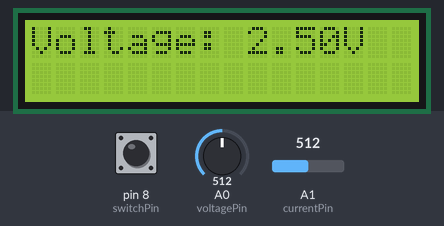
Recording of a sketch running on a simulated Arduino Uno, built with avr-gcc and run on an emulated ATmega328P. Parts: 16×2 character LCD. The inputs (shaded band) are chosen by the test bench; at power-on: A1 (currentPin) = 512, A0 (voltagePin) = 512, pin 8 (switchPin) LOW.

Above: at 5.6 s.
5.7 s: A1 (currentPin) set to 716
At 10.5 s:
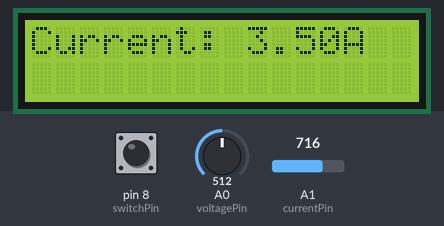
18.6 s: A0 (voltagePin) set to 716
At 25.6 s:
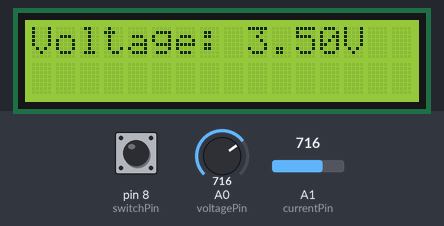
26.5 s: A1 (currentPin) set to 900
At 30.5 s:
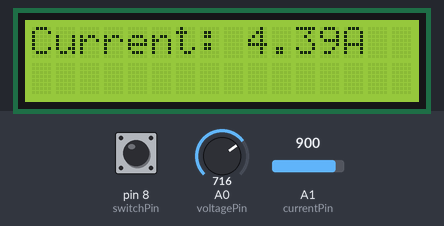
36.5 s: A0 (voltagePin) set to 900
At 45.6 s:
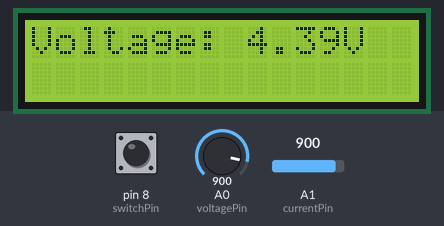
49.4 s: A0 (voltagePin) set to 1023
62.3 s: A1 (currentPin) set to 1023
At 70.6 s:
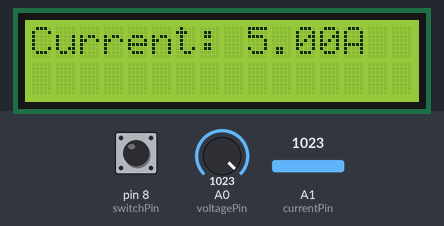
Timing chart, 0 to 72.1 s (numbered marks = the images above; inputs shaded):
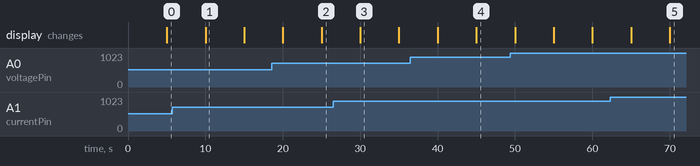

The sketch:

Multiple_msg_Display.ino
```cpp
#include <LiquidCrystal_I2C.h>
LiquidCrystal_I2C lcd(0x27, 16, 2);

// Define the analog input pins for the voltage and current sensors
int voltagePin = A0;
int currentPin = A1;

// Define the digital input pin for the switch
int switchPin = 8;

// Set the time interval between readings in milliseconds
unsigned long interval = 5000;

// Set the initial reading index to 0
int readingIndex = 0;

// Set the time when the current reading was taken
unsigned long readingTime = 0;

void setup() {
  // Set up the LCD display
  lcd.init();
  lcd.backlight();
  Serial.begin(9600);

  // Print the column header for the readings
  lcd.print("Voltage: ");
}

void loop() {
  // Get the current time in milliseconds
  unsigned long currentTime = millis();

  // Check if it's time to take the next reading
  if (currentTime - readingTime >= interval) {
    // Clear the LCD display
    lcd.clear();

    // Read the voltage and current values
    float voltage = analogRead(voltagePin) * 0.0048828125;
    float current = analogRead(currentPin) * 0.0048828125;

    // Print the reading to the LCD display based on the current reading index
    switch (readingIndex) {
      case 0:
        // Print the voltage reading
        lcd.setCursor(0, 0);
        lcd.print("Voltage: ");
        lcd.print(voltage);
        lcd.print("V");
        break;
      case 1:
        // Print the current reading
        lcd.setCursor(0, 0);
        lcd.print("Current: ");
        lcd.print(current);
        lcd.print("A");
        break;
      case 2:
        // Print the current time
        lcd.setCursor(0, 0);
        lcd.print("Time: ");
        lcd.print(currentTime / 1000);
        lcd.print("s");
        break;
      case 3:
        // Print the switch status
        lcd.setCursor(0, 0);
        lcd.print("Switch: ");
        lcd.print(digitalRead(switchPin));
        break;
    }

    // Increment the reading index
    readingIndex++;

    // Wrap around to the beginning if we've printed all the readings
    if (readingIndex >= 4) {
      readingIndex = 0;
    }

    // Set the time when the reading was taken
    readingTime = currentTime;
  }
}
```

Measured:
- what the display in image 1 shows lasts 5.0 s, from 10.0 s to 15.0 s
